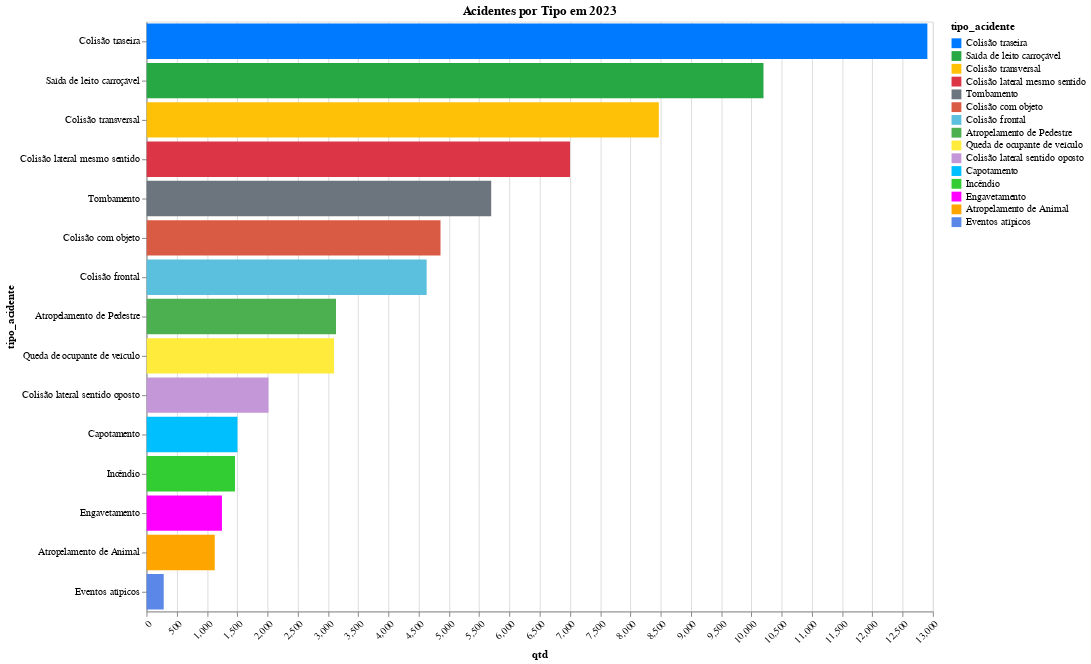

The code cell stored with this chart in its notebook:
### Code cell
#df_filtrado_uf = df_acidentes_uf_geral[(df_acidentes_uf_geral['ano'] == int(2023))]
df_filtrado_tipo = df_acidentes_tipo_geral[(df_acidentes_tipo_geral['ano'] == '2023')]
df_filtrado_tipo

grafico_aba_01 = gera_grafico_por_tipo('Acidentes por Tipo em 2023', df_filtrado_tipo)
# Exibir o gráfico de barras empilhadas
grafico_aba_01

### Figure 1 — Vega-Lite specification as saved in the notebook (floating-point values rounded to 4 significant figures)
{"config": {"view": {"continuousWidth": 300, "continuousHeight": 300}}, "data": {"name": "data-8649bcfae0f46498b0313b6271ea2666"}, "mark": {"type": "bar"}, "encoding": {"color": {"field": "tipo_acidente", "scale": {"domain": ["Colisão traseira", "Saída de leito carroçável", "Colisão transversal", "Colisão lateral mesmo sentido", "Tombamento", "Colisão com objeto", "Colisão frontal", "Atropelamento de Pedestre", "Queda de ocupante de veículo", "Colisão lateral sentido oposto", "Capotamento", "Incêndio", "Engavetamento", "Atropelamento de Animal", "Eventos atípicos"], "range": ["#007bff", "#28a745", "#ffc107", "#dc3545", "#6c757d", "#d95b43", "#5bc0de", "#4caf50", "#ffeb3b", "#c497d9", "#00BFFF", "#32CD32", "#FF00FF", "#FFA500", "#5A87E8", "#00CED1", "#FF7F50", "#228B22", "#FFD700", "#000080", "#FF1493", "#4B0082", "#8A2BE2", "#7FFF00", "#00FFFF", "#008000"]}, "type": "nominal"}, "tooltip": [{"field": "tipo_acidente", "type": "nominal"}, {"field": "qtd", "type": "quantitative"}], "x": {"axis": {"labelAngle": -45}, "field": "qtd", "type": "quantitative"}, "y": {"axis": {"labelLimit": 200}, "field": "tipo_acidente", "sort": "-x", "type": "nominal"}}, "height": 600, "params": [{"name": "param_24", "select": {"type": "interval", "encodings": ["x", "y"]}, "bind": "scales"}], "title": "Acidentes por Tipo em 2023", "width": 800, "$schema": "https://vega.github.io/schema/vega-lite/v5.17.0.json", "datasets": {"data-8649bcfae0f46498b0313b6271ea2666": [{"tipo_acidente": "Colisão traseira", "qtd": 12909, "ano": "2023"}, {"tipo_acidente": "Saída de leito carroçável", "qtd": 10200, "ano": "2023"}, {"tipo_acidente": "Colisão transversal", "qtd": 8470, "ano": "2023"}, {"tipo_acidente": "Colisão lateral mesmo sentido", "qtd": 7002, "ano": "2023"}, {"tipo_acidente": "Tombamento", "qtd": 5699, "ano": "2023"}, {"tipo_acidente": "Colisão com objeto", "qtd": 4861, "ano": "2023"}, {"tipo_acidente": "Colisão frontal", "qtd": 4632, "ano": "2023"}, {"tipo_acidente": "Atropelamento de Pedestre", "qtd": 3133, "ano": "2023"}, {"tipo_acidente": "Queda de ocupante de veículo", "qtd": 3101, "ano": "2023"}, {"tipo_acidente": "Colisão lateral sentido oposto", "qtd": 2018, "ano": "2023"}, {"tipo_acidente": "Capotamento", "qtd": 1504, "ano": "2023"}, {"tipo_acidente": "Incêndio", "qtd": 1463, "ano": "2023"}, {"tipo_acidente": "Engavetamento", "qtd": 1248, "ano": "2023"}, {"tipo_acidente": "Atropelamento de Animal", "qtd": 1129, "ano": "2023"}, {"tipo_acidente": "Eventos atípicos", "qtd": 285, "ano": "2023"}]}}
